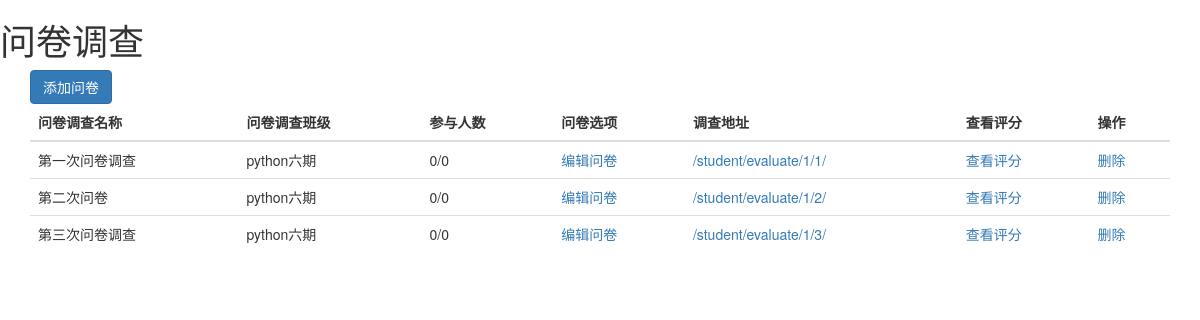
Before: /index/ with the older database file.
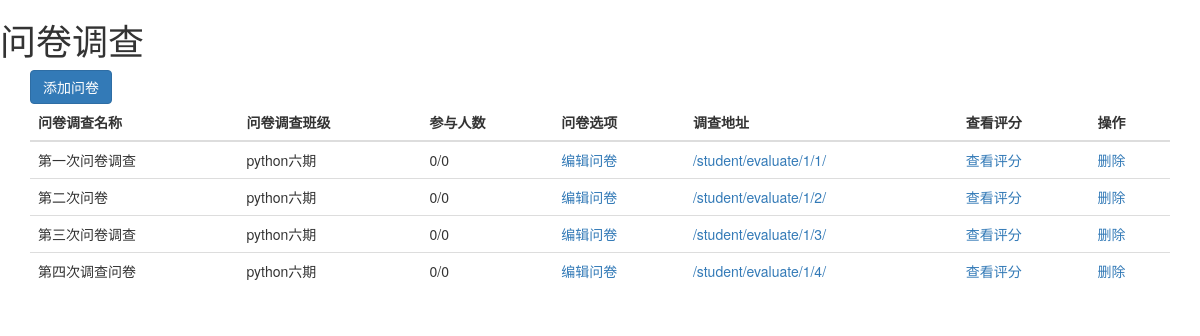
After: the same page with the newer database file.
### app01/models.py (models this page shows, shortened)
class Questionnaire(models.Model):
    title = models.CharField(max_length=64)
    cls = models.ForeignKey(to="ClassList")
    creator = models.ForeignKey(to="Userifo")

class ClassList(models.Model):
    title = models.CharField(max_length=32)

### app01/views.py (the view, shortened to what this page needs)
# urls.py: url(r'^index/$', views.index),
def index(request):
    question_naire_obj = models.Questionnaire.objects.all()
    for i in question_naire_obj:
        count=models.Answer.objects.filter(question__questionnaire=i).values("student_id").distinct().count()
        i.count=count
    return render(request, "index.html", {"question_naire_obj": question_naire_obj })

### templates/index.html (shortened to what this page needs)
<!DOCTYPE html>
<html lang="en">
<head>
    <link rel="stylesheet" href="/static/bootstrap-3.3.7-dist/css/bootstrap.min.css">
</head>
<body>
<h1>问卷调查</h1>
<div class="container">
    <button class="btn btn-primary" data-toggle="modal" data-target=".bs-example-modal-lg">添加问卷</button>
    <table class="table">
        <thead>
        <tr>
            <th>问卷调查名称</th>
            <th>问卷调查班级</th>
            <th>参与人数</th>
            <th>问卷选项</th>
            <th>调查地址</th>
            <th>查看评分</th>
            <th>操作</th>
        </tr>
        </thead>
        <tbody>
        {% for obj in question_naire_obj %}
            <tr>
                <td>{{ obj.title }}</td>
                <td>{{ obj.cls.title }}</td>
                <td>  {{ obj.count }}/{{ obj.cls.student_set.all.count }}</td>
                <td><a href="/editor/questionnaire/{{ obj.id }}">编辑问卷</a></td>
                <td><a href="/student/evaluate/{{ obj.cls.id }}/{{ obj.id }}">/student/evaluate/{{ obj.cls.id }}/{{ obj.id }}/</a></td>
                <td><a href="">查看评分</a></td>
                <td><a href="">删除</a></td>
            </tr>
        {% endfor %}
        </tbody>
    </table>
</div>
</body>
</html>

Changed rows visible on the page:
added Questionnaire: title "第四次调查问卷", cls "python六期", count "0", cls.student_set.all.count "0", cls.id "1", id "4"
